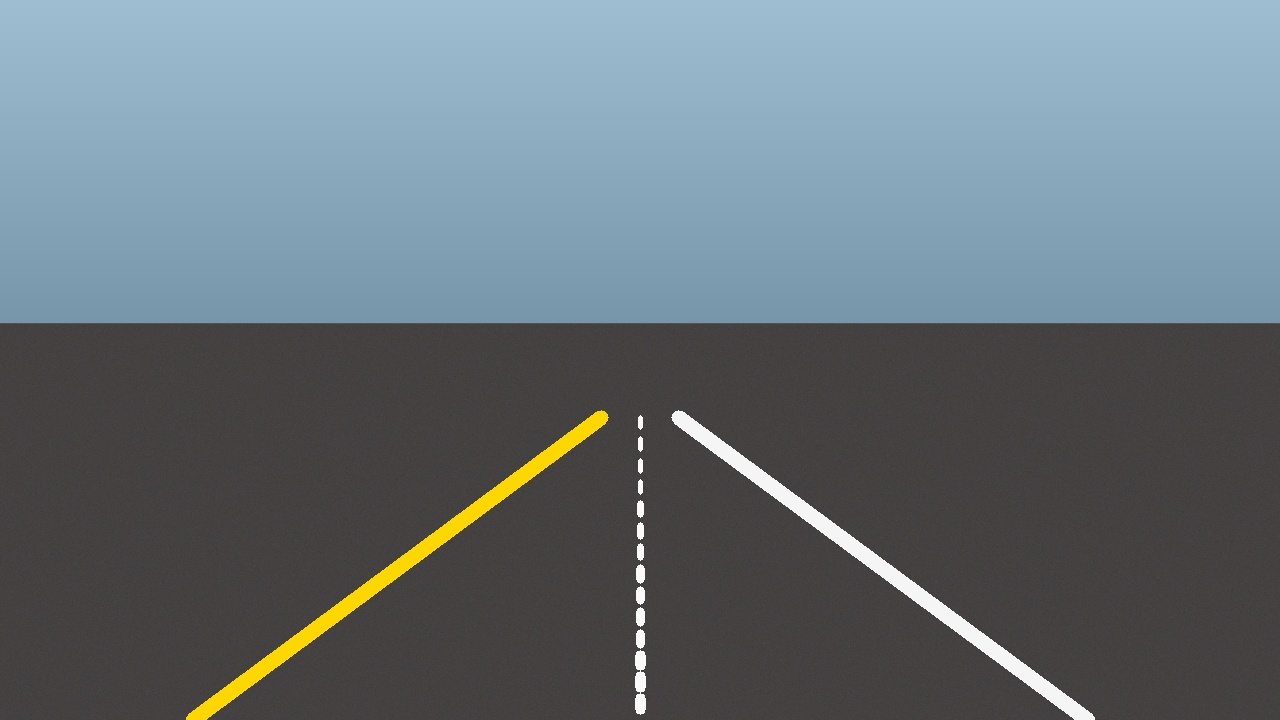
#> input picture data/test_images/sample_road.jpg, 1280 x 720 px
$ python main.py --image data/test_images/sample_road.jpg
#> lines starting #> are read from the running program, lines starting #| are printed output that depends on the picture; after the words box and inside, x2 and y2 are one past the last pixel; in counts of white or black regions, pixels touching at a corner belong together
### src/lane_detector.py
"""
Lane Line Detection Module
Implements standard computer vision pipeline for detecting lane boundaries:
1. Grayscale conversion
2. Gaussian Blur (noise reduction)
3. Canny Edge Detection
4. Region of Interest (ROI) Masking
5. Hough Line Transform
6. Slope classification (left vs right) and line regression/averaging
7. Temporal smoothing for video feeds
"""

import cv2
import numpy as np


class LaneDetector:
    def __init__(self, blur_kernel=5, low_threshold=50, high_threshold=150, smoothing_factor=0.85):
        self.blur_kernel = blur_kernel
        self.low_threshold = low_threshold
        self.high_threshold = high_threshold
        self.smoothing_factor = smoothing_factor

        # Moving averages for video stability
        self.prev_left_line = None
        self.prev_right_line = None

    # [4 lines left out: function reset_smoothing, not called in this run]

    def to_grayscale(self, image):
        """Converts BGR image to grayscale."""
        return cv2.cvtColor(image, cv2.COLOR_BGR2GRAY)

    def apply_blur(self, gray_image):
        """Applies Gaussian smoothing to suppress high-frequency noise."""
        return cv2.GaussianBlur(gray_image, (self.blur_kernel, self.blur_kernel), 0)

    def detect_edges(self, blurred_image):
        """Applies Canny edge detector to find strong image gradients."""
        return cv2.Canny(blurred_image, self.low_threshold, self.high_threshold)

    def region_of_interest(self, edges_image):
        """
        Applies an image mask so only the trapezoidal road region ahead of
        the vehicle is kept, discarding sky, side scenery, and bonnet.
        """
        height, width = edges_image.shape
        mask = np.zeros_like(edges_image)

        # Standard trapezoid polygon covering typical forward dashboard view
        vertices = np.array([[
            (int(width * 0.08), height),
            (int(width * 0.45), int(height * 0.60)),
            (int(width * 0.55), int(height * 0.60)),
            (int(width * 0.94), height)
        ]], dtype=np.int32)

        cv2.fillPoly(mask, vertices, 255)
        return cv2.bitwise_and(edges_image, mask)

    def detect_hough_lines(self, masked_edges):
        """
        Applies Probabilistic Hough Line Transform to detect line segments.
        """
        rho = 2                # Distance resolution in pixels
        theta = np.pi / 180    # Angular resolution in radians
        threshold = 30         # Minimum votes
        min_line_len = 35      # Minimum line length
        max_line_gap = 25      # Maximum allowed gap between segments

        lines = cv2.HoughLinesP(
            masked_edges,
            rho=rho,
            theta=theta,
            threshold=threshold,
            lines=np.array([]),
            minLineLength=min_line_len,
            maxLineGap=max_line_gap
        )
        return lines

    def separate_and_fit_lanes(self, lines, image_shape):
        """
        Separates Hough line segments into Left and Right lane candidates based
        on slope, then fits linear polynomial (regression) to extrapolate lines.
        """
        height, width = image_shape[:2]
        left_x = []
        left_y = []
        right_x = []
        right_y = []

        if lines is not None and len(lines) > 0:
            for line in lines.reshape(-1, 4):
                x1, y1, x2, y2 = line
                if x2 == x1:
                    continue  # Avoid vertical zero division
                slope = (y2 - y1) / (x2 - x1)

                # Filter out nearly horizontal noise lines
                if abs(slope) < 0.4 or abs(slope) > 2.5:
                    continue

                # In OpenCV image coordinates (origin top-left):
                # Left lane has negative slope and is on the left half
                if slope < 0 and x1 < width * 0.55 and x2 < width * 0.55:
                    left_x.extend([x1, x2])
                    left_y.extend([y1, y2])
                # Right lane has positive slope and is on the right half
                elif slope > 0 and x1 > width * 0.45 and x2 > width * 0.45:
                    right_x.extend([x1, x2])
                    right_y.extend([y1, y2])

        y_bottom = height
        y_top = int(height * 0.62)

        # Fit left lane line
        left_line = None
        if len(left_x) >= 2:
            left_fit = np.polyfit(left_y, left_x, deg=1)
            x_bottom_left = int(left_fit[0] * y_bottom + left_fit[1])
            x_top_left = int(left_fit[0] * y_top + left_fit[1])
            left_line = (x_bottom_left, y_bottom, x_top_left, y_top)

        # Fit right lane line
        right_line = None
        if len(right_x) >= 2:
            right_fit = np.polyfit(right_y, right_x, deg=1)
            x_bottom_right = int(right_fit[0] * y_bottom + right_fit[1])
            x_top_right = int(right_fit[0] * y_top + right_fit[1])
            right_line = (x_bottom_right, y_bottom, x_top_right, y_top)

        # Temporal smoothing for video stability
        left_line = self._smooth_line(self.prev_left_line, left_line)
        right_line = self._smooth_line(self.prev_right_line, right_line)

        self.prev_left_line = left_line
        self.prev_right_line = right_line

        return left_line, right_line

    def _smooth_line(self, prev_line, curr_line):
        """Applies exponential moving average to avoid lane jitter in video."""
        if curr_line is None:
            return prev_line
        if prev_line is None:
            return curr_line

        smoothed = tuple(
            int(self.smoothing_factor * p + (1 - self.smoothing_factor) * c)
            for p, c in zip(prev_line, curr_line)
        )
        return smoothed

    def compute_vehicle_offset(self, left_line, right_line, image_width):
        """
        Calculates vehicle lateral offset from lane center in meters.
        Positive offset indicates vehicle is to the right of center;
        Negative offset indicates vehicle is to the left of center.
        """
        if left_line is None or right_line is None:
            return None, "Searching"

        lane_center = (left_line[0] + right_line[0]) / 2.0
        car_center = image_width / 2.0
        lane_width_px = max(1, right_line[0] - left_line[0])
        offset_m = ((car_center - lane_center) / lane_width_px) * 3.7

        if abs(offset_m) < 0.15:
            status = "Centered"
        elif offset_m > 0:
            status = "Drift Right"
        else:
            status = "Drift Left"

        return offset_m, status

    def draw_lanes(self, original_image, left_line, right_line, fill_lane=True, show_hud=True):
        """
        Draws glowing lane boundaries, driveable corridor, and telemetry HUD
        on top of the original image.
        """
        overlay = np.zeros_like(original_image)
        height, width = original_image.shape[:2]

        # Fill driveable lane corridor polygon
        if fill_lane and left_line is not None and right_line is not None:
            pts = np.array([
                [left_line[0], left_line[1]],
                [left_line[2], left_line[3]],
                [right_line[2], right_line[3]],
                [right_line[0], right_line[1]]
            ], dtype=np.int32)
            cv2.fillPoly(overlay, [pts], (0, 200, 70))  # Green lane highlight

        # Draw left lane line (Yellow)
        if left_line is not None:
            cv2.line(overlay, (left_line[0], left_line[1]), (left_line[2], left_line[3]), (0, 255, 255), 10)

        # Draw right lane line (Yellow)
        if right_line is not None:
            cv2.line(overlay, (right_line[0], right_line[1]), (right_line[2], right_line[3]), (0, 255, 255), 10)

        # Blend with original image using alpha transparency
        result = cv2.addWeighted(original_image, 1.0, overlay, 0.45, 0)

        # Telemetry HUD
        if show_hud:
            offset_m, status = self.compute_vehicle_offset(left_line, right_line, width)
            hud_bg = result.copy()
            cv2.rectangle(hud_bg, (20, 20), (430, 110), (20, 20, 20), -1)
            cv2.rectangle(hud_bg, (20, 20), (430, 110), (0, 255, 255), 2)
            result = cv2.addWeighted(result, 0.3, hud_bg, 0.7, 0)

            status_color = (0, 255, 0) if status == "Centered" else ((0, 255, 255) if "Drift" in status else (180, 180, 180))
            cv2.putText(result, "AUTONOMOUS LANE TRACKING", (35, 48), cv2.FONT_HERSHEY_SIMPLEX, 0.65, (255, 255, 255), 2)
            if offset_m is not None:
                cv2.putText(result, f"Vehicle Offset: {offset_m:+.2f}m [{status}]", (35, 75), cv2.FONT_HERSHEY_SIMPLEX, 0.55, status_color, 2)
            else:
                cv2.putText(result, f"Vehicle Status: [{status}]", (35, 75), cv2.FONT_HERSHEY_SIMPLEX, 0.55, status_color, 2)
            cv2.putText(result, "Lane Departure System: ON", (35, 98), cv2.FONT_HERSHEY_SIMPLEX, 0.50, (200, 200, 200), 1)

        return result

    def process_frame(self, frame, fill_lane=True, show_hud=True):
        """
        End-to-end pipeline: Input frame -> Output frame with detected lanes.
        """
        gray = self.to_grayscale(frame)
        blur = self.apply_blur(gray)
        edges = self.detect_edges(blur)
        roi = self.region_of_interest(edges)
        lines = self.detect_hough_lines(roi)
        left_line, right_line = self.separate_and_fit_lanes(lines, frame.shape)
        annotated_frame = self.draw_lanes(frame, left_line, right_line, fill_lane=fill_lane, show_hud=show_hud)
        offset_m, status = self.compute_vehicle_offset(left_line, right_line, frame.shape[1])
        return annotated_frame, {
            "gray": gray,
            "edges": edges,
            "roi": roi,
            "left_line": left_line,
            "right_line": right_line,
            "offset_m": offset_m,
            "status": status
        }

### src/utils.py
"""
Utility helpers for:
1. Multi-panel pipeline visualization (Original, Edges, ROI, Final)
2. Realistic ADAS CarMaker-style 3rd-person highway simulation featuring a white
   sports sedan (BMW style) with dynamic lane drift, roadside verges, and lane departure overlays.
"""

import cv2
import numpy as np


def create_pipeline_dashboard(original, edges, roi, final_output):
    """
    Combines the 4 key stages into a single 2x2 diagnostic visualization matrix.
    Useful for project presentations and debugging.
    """
    h, w = original.shape[:2]
    half_h, half_w = h // 2, w // 2

    edges_bgr = cv2.cvtColor(edges, cv2.COLOR_GRAY2BGR) if len(edges.shape) == 2 else edges
    roi_bgr = cv2.cvtColor(roi, cv2.COLOR_GRAY2BGR) if len(roi.shape) == 2 else roi

    p1 = cv2.resize(original, (half_w, half_h))
    p2 = cv2.resize(edges_bgr, (half_w, half_h))
    p3 = cv2.resize(roi_bgr, (half_w, half_h))
    p4 = cv2.resize(final_output, (half_w, half_h))

    cv2.putText(p1, "1. Camera Input", (20, 35), cv2.FONT_HERSHEY_SIMPLEX, 0.75, (0, 255, 255), 2)
    cv2.putText(p2, "2. Canny Edge Detection", (20, 35), cv2.FONT_HERSHEY_SIMPLEX, 0.75, (0, 255, 255), 2)
    cv2.putText(p3, "3. Region of Interest (ROI)", (20, 35), cv2.FONT_HERSHEY_SIMPLEX, 0.75, (0, 255, 255), 2)
    cv2.putText(p4, "4. Detected Lane Corridor", (20, 35), cv2.FONT_HERSHEY_SIMPLEX, 0.75, (0, 255, 0), 2)

    top_row = np.hstack([p1, p2])
    bottom_row = np.hstack([p3, p4])
    return np.vstack([top_row, bottom_row])


# [281 lines left out: functions draw_white_bmw_sedan, generate_sample_road_image, generate_sample_road_video, not called in this run]

### main.py
"""
Road Lane Line Detection - Main Execution Script

Usage:
  1. Generate sample test images & video:
     python main.py --generate-samples

  2. Process a road image:
     python main.py --image data/test_images/sample_road.jpg

  3. Process a video:
     python main.py --video data/test_videos/sample_highway.mp4

  4. Run on default sample and display 2x2 debug dashboard:
     python main.py --demo
"""

import argparse
import os
import sys
import cv2

from src.lane_detector import LaneDetector
from src.utils import (
    create_pipeline_dashboard,
    generate_sample_road_image,
    generate_sample_road_video
)


# [22 lines left out: function ensure_samples_exist, not called in this run]


def process_image(image_path, output_path=None, show_dashboard=True):
    """Detects lane lines on an input image and saves/displays the result."""
    if not os.path.exists(image_path):
        print(f"[!] Error: Image not found at {image_path}")
        return

    frame = cv2.imread(image_path)
    if frame is None:
        print(f"[!] Error: Could not read image at {image_path}")
        return

    detector = LaneDetector()
    annotated, stages = detector.process_frame(frame, fill_lane=True)
    dashboard = create_pipeline_dashboard(frame, stages["edges"], stages["roi"], annotated)

    if output_path is None:
        base_name = os.path.basename(image_path)
        output_path = os.path.join("output", f"detected_{base_name}")

    cv2.imwrite(output_path, annotated)
    dashboard_path = os.path.join("output", f"dashboard_{os.path.basename(image_path)}")
    cv2.imwrite(dashboard_path, dashboard)

    print(f"[✓] Lane detection completed!")
    print(f"    - Output Image:    {output_path}")
    print(f"    - 4-Stage Matrix:  {dashboard_path}")


# [87 lines left out: functions process_video, process_webcam, not called in this run]


def main():
    parser = argparse.ArgumentParser(description="Autonomous Road Lane Line Detection")
    parser.add_argument("--image", type=str, help="Path to input road image")
    parser.add_argument("--video", type=str, help="Path to input dashcam video")
    parser.add_argument("--webcam", type=int, nargs="?", const=0, default=None, help="Process live camera/webcam feed (default index: 0)")
    parser.add_argument("--no-hud", action="store_true", help="Disable telemetry HUD overlay")
    parser.add_argument("--generate-samples", action="store_true", help="Generate synthetic road test data")
    parser.add_argument("--demo", action="store_true", help="Run quick demo on built-in sample road")
    parser.add_argument("--output", type=str, default=None, help="Output destination file path")
    args = parser.parse_args()

    show_hud = not args.no_hud

    if args.generate_samples:
        ensure_samples_exist()
        return

    if args.webcam is not None:
        process_webcam(cam_index=args.webcam, show_hud=show_hud)
        return

    if args.image:
        process_image(args.image, output_path=args.output)
#> in process_image, frame is the input picture: shape (720, 1280, 3); mean B, G, R 122.2, 115.2, 103.1
#> in region_of_interest, `return cv2.bitwise_and(edges_image, mask)`:
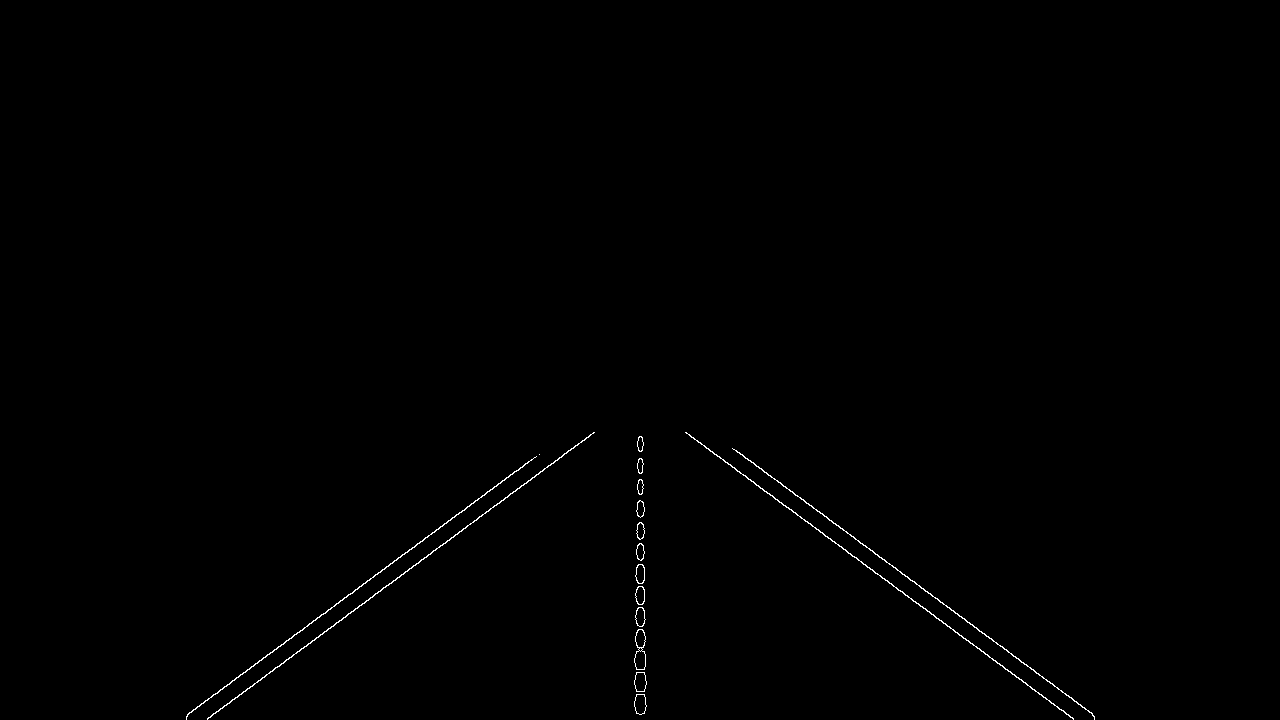
#> returned value: shape (720, 1280); 0.34% white in thin lines or dots, all inside (x1, y1, x2, y2) = (186, 432, 1095, 720)
#> in detect_hough_lines, `lines = cv2.HoughLinesP( masked_edges, rho=rho, theta=theta, threshold..`: lines = 32 rows, first 6: [686, 433, 856, 557], [252, 686, 440, 545], [186, 716, 375, 574], [764, 472, 972, 624], [325, 613, 525, 463], [418, 563, 593, 432]
#> the loop in separate_and_fit_lanes, `for line in lines.reshape(-1, 4):` made 32 passes
#> (x1, y1, x2, y2, slope) on passes 1, 2, 3, 4, 5, 6, 7, 9: (686, 433, 856, 557, 0.729), (252, 686, 440, 545, -0.75), (186, 716, 375, 574, -0.751), (764, 472, 972, 624, 0.731), (325, 613, 525, 463, -0.75), (418, 563, 593, 432, -0.749), (955, 632, 1073, 718, 0.729), (848, 553, 918, 603, 0.714)
#> after the loop in separate_and_fit_lanes, `for line in lines.reshape(-1, 4):`: left_x = [252, 440, 186, 375, 325, 525, 418, 593, 209, 301, 192, 243, 403, 459, 550, 592, 229, 383]; left_y = [686, 545, 716, 574, 613, 463, 563, 432, 717, 648, 711, 672, 574, 531, 465, 433, 703, 587]; right_x = 26 values, max 1073 at index 5, min 686 at index 0, mean 904.9; right_y = 26 values, max 718 at index 5, min 432 at index 24, mean 586.8
#> in separate_and_fit_lanes, `left_fit = np.polyfit(left_y, left_x, deg=1)`: left_fit = [-1.38, 1184.4]
#> in separate_and_fit_lanes, `x_bottom_left = int(left_fit[0] * y_bottom + left_fit[1])`: x_bottom_left = 192
#> in separate_and_fit_lanes, `x_top_left = int(left_fit[0] * y_top + left_fit[1])`: x_top_left = 570
#> in separate_and_fit_lanes, `left_line = (x_bottom_left, y_bottom, x_top_left, y_top)`: left_line = (192, 720, 570, 446)
#> in separate_and_fit_lanes, `right_fit = np.polyfit(right_y, right_x, deg=1)`: right_fit = [1.37, 103.1]
#> in separate_and_fit_lanes, `x_bottom_right = int(right_fit[0] * y_bottom + right_fit[1])`: x_bottom_right = 1086
#> in separate_and_fit_lanes, `x_top_right = int(right_fit[0] * y_top + right_fit[1])`: x_top_right = 712
#> in separate_and_fit_lanes, `right_line = (x_bottom_right, y_bottom, x_top_right, y_top)`: right_line = (1086, 720, 712, 446)
#> in separate_and_fit_lanes, `self.prev_left_line = left_line`: self.prev_left_line = (192, 720, 570, 446)
#> in separate_and_fit_lanes, `self.prev_right_line = right_line`: self.prev_right_line = (1086, 720, 712, 446)
#> in process_frame, `left_line, right_line = self.separate_and_fit_lanes(lines, frame.shape)`: left_line = (192, 720, 570, 446); right_line = (1086, 720, 712, 446)
#> in draw_lanes, `pts = np.array([ [left_line[0], left_line[1]], [left_line[2], left_lin..`: pts = [[192, 720], [570, 446], [712, 446], [1086, 720]]
#> in compute_vehicle_offset, `lane_center = (left_line[0] + right_line[0]) / 2.0`: lane_center = 639
#> in compute_vehicle_offset, `lane_width_px = max(1, right_line[0] - left_line[0])`: lane_width_px = 894
#> in compute_vehicle_offset, `offset_m = ((car_center - lane_center) / lane_width_px) * 3.7`: offset_m = 0.00414
#> in draw_lanes, `offset_m, status = self.compute_vehicle_offset(left_line, right_line, ..`: status = 'Centered'
#> in draw_lanes, `status_color = (0, 255, 0) if status == "Centered" else ((0, 255, 255)..`: status_color = (0, 255, 0)
#> in draw_lanes, `cv2.putText(result, "Lane Departure System: ON", (35, 98), cv2.FONT_HE..`:
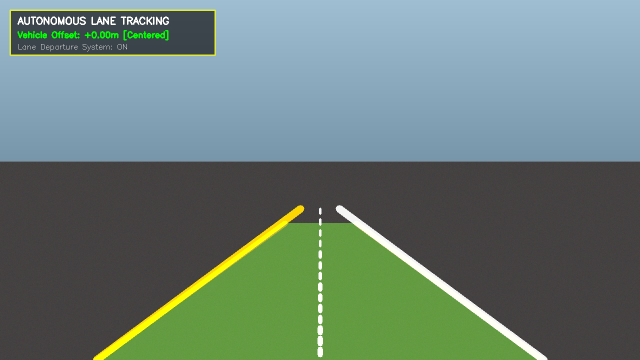
#> result: shape (720, 1280, 3) (shown at 1/2 size); mean B, G, R 117.2, 125.4, 105
#> in process_frame, `offset_m, status = self.compute_vehicle_offset(left_line, right_line, ..`: offset_m = 0.00414; status = 'Centered'
#> in process_image, `annotated, stages = detector.process_frame(frame, fill_lane=True)`: stages = 7 items
#> in create_pipeline_dashboard, `top_row = np.hstack([p1, p2])`:
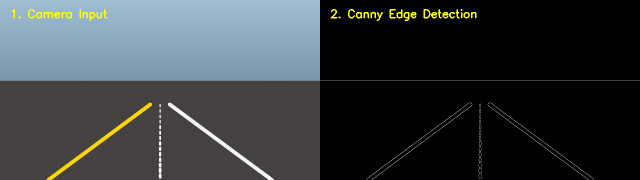
#> top_row: shape (360, 1280, 3) (shown at 1/2 size); mean B, G, R 61.3, 59.5, 53.5
#> in create_pipeline_dashboard, `bottom_row = np.hstack([p3, p4])`:
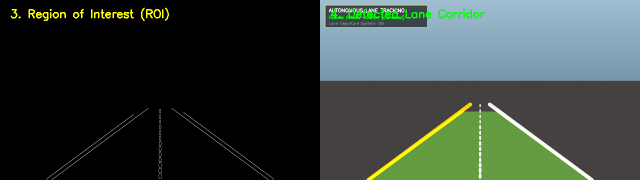
#> bottom_row: shape (360, 1280, 3) (shown at 1/2 size); mean B, G, R 58.6, 64.9, 53.7
#> in create_pipeline_dashboard, `return np.vstack([top_row, bottom_row])`:
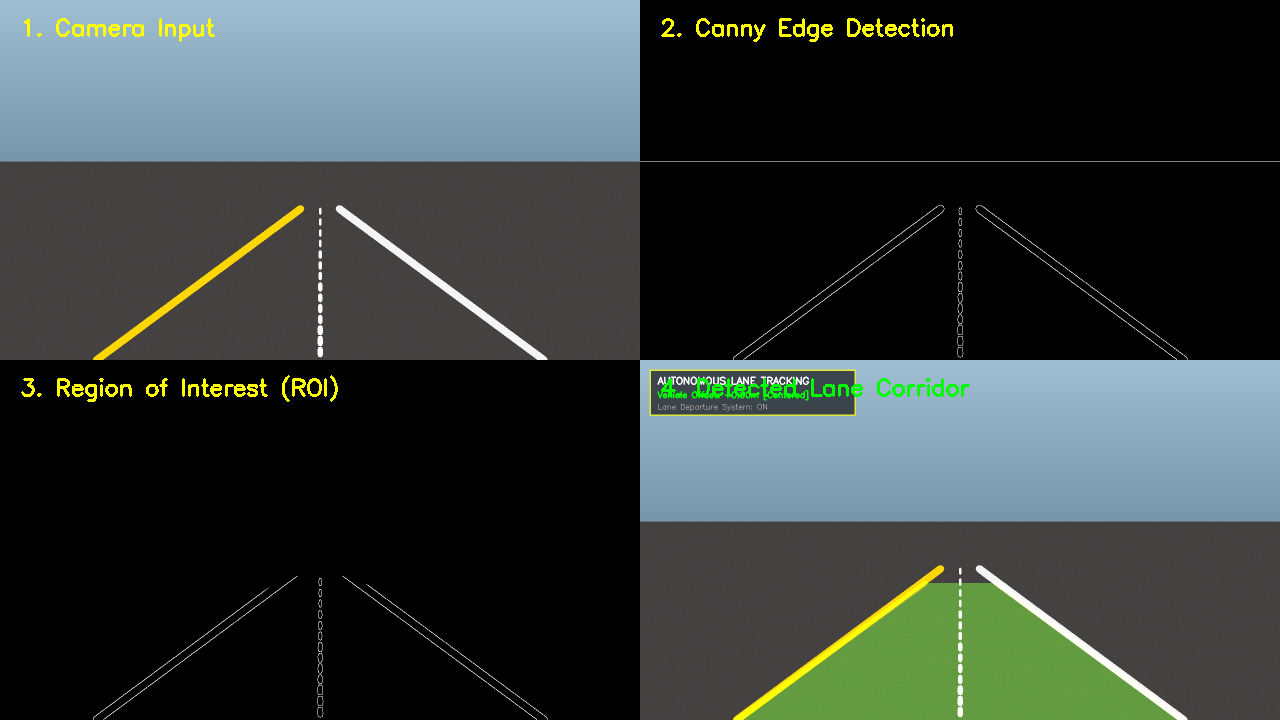
#> returned value: shape (720, 1280, 3); mean of channels 0, 1, 2 59.9, 62.2, 53.6; drawn as B, G, R
        return

    if args.video:
        process_video(args.video, output_path=args.output)
        return

    # Default / Demo mode
    sample_img, sample_vid = ensure_samples_exist()
    print("\n--- Running Road Lane Line Detection Demo ---")
    process_image(sample_img)
    process_video(sample_vid)
    print("\n[✓] Demo complete! Check the 'output/' folder for all results.")


if __name__ == "__main__":
    main()
